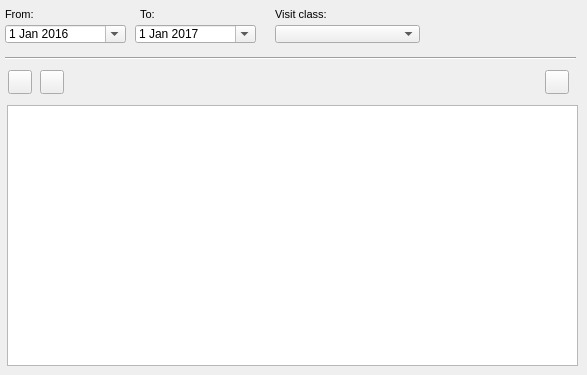
    <widget class="QWidget" name="page_event">
     <attribute name="title">
      <string>O&amp;&amp;M</string>
     </attribute>
     <widget class="QPushButton" name="btn_new_visit">
      <property name="geometry">
       <rect>
        <x>40</x>
        <y>70</y>
        <width>24</width>
        <height>24</height>
       </rect>
      </property>
      <property name="sizePolicy">
       <sizepolicy hsizetype="Minimum" vsizetype="Fixed">
        <horstretch>0</horstretch>
        <verstretch>0</verstretch>
       </sizepolicy>
      </property>
      <property name="toolTip">
       <string>Add visit</string>
      </property>
      <property name="styleSheet">
       <string notr="true"/>
      </property>
      <property name="text">
       <string/>
      </property>
      <property name="icon">
       <iconset>
        <normaloff>../icons/64b.png</normaloff>../icons/64b.png</iconset>
      </property>
      <property name="iconSize">
       <size>
        <width>22</width>
        <height>22</height>
       </size>
      </property>
     </widget>
     <widget class="QLabel" name="label_event_paramt_type">
      <property name="geometry">
       <rect>
        <x>275</x>
        <y>3</y>
        <width>93</width>
        <height>22</height>
       </rect>
      </property>
      <property name="font">
       <font>
        <pointsize>8</pointsize>
       </font>
      </property>
      <property name="layoutDirection">
       <enum>Qt::LeftToRight</enum>
      </property>
      <property name="frameShape">
       <enum>QFrame::NoFrame</enum>
      </property>
      <property name="frameShadow">
       <enum>QFrame::Raised</enum>
      </property>
      <property name="text">
       <string>Visit class:</string>
      </property>
      <property name="textFormat">
       <enum>Qt::AutoText</enum>
      </property>
      <property name="scaledContents">
       <bool>false</bool>
      </property>
      <property name="margin">
       <number>3</number>
      </property>
     </widget>
     <widget class="QComboBox" name="cmb_visit_class">
      <property name="geometry">
       <rect>
        <x>275</x>
        <y>25</y>
        <width>145</width>
        <height>18</height>
       </rect>
      </property>
     </widget>
     <widget class="QDateEdit" name="date_event_to">
      <property name="geometry">
       <rect>
        <x>135</x>
        <y>25</y>
        <width>121</width>
        <height>18</height>
       </rect>
      </property>
      <property name="date">
       <date>
        <year>2017</year>
        <month>1</month>
        <day>1</day>
       </date>
      </property>
      <property name="calendarPopup">
       <bool>true</bool>
      </property>
     </widget>
     <widget class="QPushButton" name="btn_open_gallery">
      <property name="geometry">
       <rect>
        <x>545</x>
        <y>70</y>
        <width>24</width>
        <height>24</height>
       </rect>
      </property>
      <property name="toolTip">
       <string>&lt;html&gt;&lt;head/&gt;&lt;body&gt;&lt;p&gt;Open Gallery&lt;/p&gt;&lt;/body&gt;&lt;/html&gt;</string>
      </property>
      <property name="styleSheet">
       <string notr="true"/>
      </property>
      <property name="text">
       <string/>
      </property>
      <property name="icon">
       <iconset>
        <normaloff>../icons/136b.png</normaloff>../icons/136b.png</iconset>
      </property>
      <property name="iconSize">
       <size>
        <width>22</width>
        <height>22</height>
       </size>
      </property>
     </widget>
     <widget class="QDateEdit" name="date_event_from">
      <property name="geometry">
       <rect>
        <x>5</x>
        <y>25</y>
        <width>121</width>
        <height>18</height>
       </rect>
      </property>
      <property name="date">
       <date>
        <year>2016</year>
        <month>1</month>
        <day>1</day>
       </date>
      </property>
      <property name="calendarPopup">
       <bool>true</bool>
      </property>
     </widget>
     <widget class="QTableView" name="tbl_event_node">
      <property name="geometry">
       <rect>
        <x>7</x>
        <y>105</y>
        <width>571</width>
        <height>261</height>
       </rect>
      </property>
      <property name="sortingEnabled">
       <bool>true</bool>
      </property>
     </widget>
     <widget class="QLabel" name="label_data_event_from">
      <property name="geometry">
       <rect>
        <x>5</x>
        <y>3</y>
        <width>90</width>
        <height>22</height>
       </rect>
      </property>
      <property name="font">
       <font>
        <pointsize>8</pointsize>
       </font>
      </property>
      <property name="frameShape">
       <enum>QFrame::NoFrame</enum>
      </property>
      <property name="frameShadow">
       <enum>QFrame::Plain</enum>
      </property>
      <property name="text">
       <string>From:</string>
      </property>
      <property name="textFormat">
       <enum>Qt::AutoText</enum>
      </property>
      <property name="scaledContents">
       <bool>false</bool>
      </property>
      <property name="alignment">
       <set>Qt::AlignLeading|Qt::AlignLeft|Qt::AlignVCenter</set>
      </property>
      <property name="margin">
       <number>3</number>
      </property>
     </widget>
     <widget class="QLabel" name="label_data_event_to">
      <property name="geometry">
       <rect>
        <x>140</x>
        <y>3</y>
        <width>115</width>
        <height>22</height>
       </rect>
      </property>
      <property name="font">
       <font>
        <pointsize>8</pointsize>
       </font>
      </property>
      <property name="frameShape">
       <enum>QFrame::NoFrame</enum>
      </property>
      <property name="frameShadow">
       <enum>QFrame::Raised</enum>
      </property>
      <property name="text">
       <string>To:</string>
      </property>
      <property name="textFormat">
       <enum>Qt::AutoText</enum>
      </property>
      <property name="scaledContents">
       <bool>false</bool>
      </property>
      <property name="margin">
       <number>3</number>
      </property>
     </widget>
     <widget class="Line" name="line_7">
      <property name="geometry">
       <rect>
        <x>5</x>
        <y>50</y>
        <width>571</width>
        <height>16</height>
       </rect>
      </property>
      <property name="orientation">
       <enum>Qt::Horizontal</enum>
      </property>
     </widget>
     <widget class="QPushButton" name="btn_open_visit">
      <property name="geometry">
       <rect>
        <x>8</x>
        <y>70</y>
        <width>24</width>
        <height>24</height>
       </rect>
      </property>
      <property name="toolTip">
       <string>Visit manager</string>
      </property>
      <property name="styleSheet">
       <string notr="true"/>
      </property>
      <property name="text">
       <string/>
      </property>
      <property name="icon">
       <iconset>
        <normaloff>../icons/65b.png</normaloff>../icons/65b.png</iconset>
      </property>
      <property name="iconSize">
       <size>
        <width>22</width>
        <height>22</height>
       </size>
      </property>
     </widget>
    </widget>
